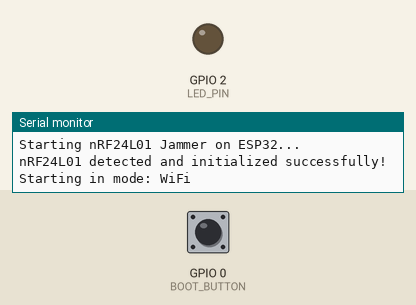
Bench run of a program on a simulated ESP32. Parts: output pins drawn as LEDs (lit = HIGH), the last lines printed to the serial monitor. Dashed ring = blinking. The inputs (shaded band) are chosen by the test bench; at power-on: GPIO 0 (BOOT_BUTTON) HIGH. No radio packets arrive unless stated.

Above: at 2.2 s.
2.3 s: GPIO 0 (BOOT_BUTTON) pulled LOW for 0.15 s
3.9 s: GPIO 0 (BOOT_BUTTON) pulled LOW for 1 s
At 5.0 s:
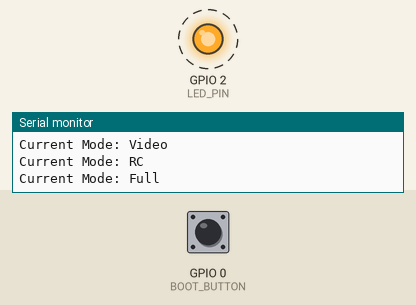
6.9 s: GPIO 0 (BOOT_BUTTON) driven LOW
At 7.9 s:
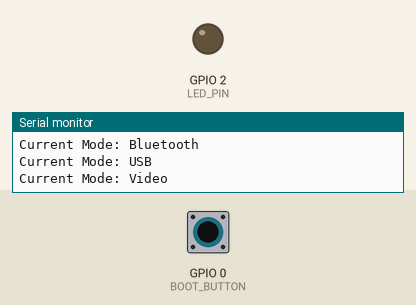
9.9 s: GPIO 0 (BOOT_BUTTON) driven HIGH
At 10.01 s:
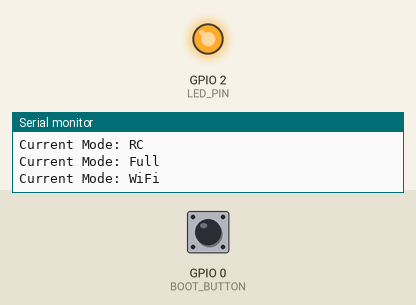
Timing chart, 0 to 12.4 s (numbered marks = the images above; inputs shaded):
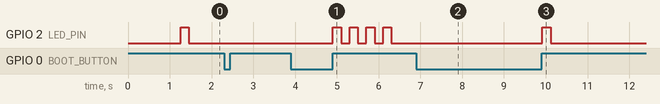

The program:

main.cpp
```cpp
#include <Arduino.h>
#include <SPI.h>
#include <RF24.h>
#include "blink.h"

// Pin definitions for SPI and NRF24
#define VSPI_MOSI 23
#define VSPI_MISO 19
#define VSPI_CLK 18
#define NRF24_SS_PIN 21
#define NRF24_CE_PIN 22

// Button pin and debounce delay
#define BOOT_BUTTON 0      // Button pin
#define DEBOUNCE_DELAY 200 // Debounce delay in milliseconds

// Variables for channel hopping
int ptr_hop = 0;
unsigned long lastButtonPress = 0;               // Last button press time for debounce
unsigned long lastChannelChange = 0;             // Last channel change time
const unsigned long CHANNEL_CHANGE_INTERVAL = 2; // Channel change interval in milliseconds

// Channel arrays for different modes
byte wifi_channels[] = {
    6, 7, 8, 9, 10, 11, 12, 13, 14, 15, 16, 17, 18,             // Channel 1
    22, 24, 26, 28,                                             // Mid band
    30, 31, 32, 33, 34, 35, 36, 37, 38, 39, 40, 41, 42, 43, 44, // Channel 6
    46, 48, 50, 52,                                             // Mid band
    55, 56, 57, 58, 59, 60, 61, 62, 63, 64, 65, 66, 67, 68,     // Channel 11
}; // WiFi Channels
byte ble_channels[] = {1, 2, 3, 25, 26, 27, 79, 80, 81}; // BLE Advertising Channels: 2, 26, and 80
byte bluetooth_channels[] = {
    2, 4, 6, 8, 10, 12, 14, 16, 18, 20, 22, 24, 26, 28, 30, 32, 34, 36, 38, 40,    // Even
    42, 44, 46, 48, 50, 52, 54, 56, 58, 60, 62, 64, 66, 68, 70, 72, 74, 76, 78, 80 // Even
}; // Bluetooth Channels
byte usb_channels[] = {40, 50, 60};   // USB Wireless Channels
byte video_channels[] = {70, 75, 80}; // Video Streaming Channels
byte rc_channels[] = {1, 3, 5, 7};    // RC Toys/Drones Channels
byte full_channels[] = {
    1, 2, 3, 4, 5, 6, 7, 8, 9, 10, 11, 12, 13, 14, 15, 16, 17, 18, 19, 20, 21,
    22, 23, 24, 25, 26, 27, 28, 29, 30, 31, 32, 33, 34, 35, 36, 37, 38, 39, 40, 41, 42,
    43, 44, 45, 46, 47, 48, 49, 50, 51, 52, 53, 54, 55, 56, 57, 58, 59, 60, 61, 62, 63,
    64, 65, 66, 67, 68, 69, 70, 71, 72, 73, 74, 75, 76, 77, 78, 79, 80, 81, 82, 83, 84,
    85, 86, 87, 88, 89, 90, 91, 92, 93, 94, 95, 96, 97, 98, 99, 100}; // All Channels

// Function declarations
void printMode();

RF24 NRFradio(NRF24_CE_PIN, NRF24_SS_PIN);
SPIClass NRFSPI;

void setup()
{
    Serial.begin(115200);
    delay(1000);
    Serial.println("Starting nRF24L01 Jammer on ESP32...");

    // Initialize button and LED pins
    pinMode(BOOT_BUTTON, INPUT_PULLUP);
    pinMode(LED_PIN, OUTPUT);
    digitalWrite(LED_PIN, LOW);

    // Initialize SPI for NRF24
    NRFSPI.begin(VSPI_CLK, VSPI_MISO, VSPI_MOSI);

    delay(50);

    // Initialize NRF24 module
    if (NRFradio.begin(&NRFSPI, NRF24_CE_PIN, NRF24_SS_PIN))
    {
        Serial.println("nRF24L01 detected and initialized successfully!");
    }
    else
    {
        Serial.println("Failed to detect nRF24L01! Check connections.");
        while (1)
            ;
    }

    // Configure NRF24 settings
    NRFradio.setPALevel(RF24_PA_MAX);
    NRFradio.startConstCarrier(RF24_PA_MAX, 45);
    NRFradio.setAddressWidth(3); // Optional
    NRFradio.setPayloadSize(2);  // Optional
    if (!NRFradio.setDataRate(RF24_2MBPS))
        Serial.println("Failed to set data rate");

    // Print starting mode
    Serial.print("Starting in mode: ");
    switch (nrfMode)
    {
    case 1:
        Serial.println("WiFi");
        break;
    case 2:
        Serial.println("BLE");
        break;
    case 3:
        Serial.println("Bluetooth");
        break;
    case 4:
        Serial.println("USB");
        break;
    case 5:
        Serial.println("Video");
        break;
    case 6:
        Serial.println("RC");
        break;
    case 7:
        Serial.println("Full");
        break;
    default:
        Serial.println("Unknown");
    }

    startBlinking(); // Start LED blinking
}

void loop()
{
    // Handle button press with debounce
    if (digitalRead(BOOT_BUTTON) == LOW && (millis() - lastButtonPress > DEBOUNCE_DELAY))
    {
        nrfMode = (nrfMode % 7) + 1; // Cycle through modes
        ptr_hop = 0;                 // Reset channel hop pointer
        printMode();                 // Print current mode
        startBlinking();             // Restart LED blinking
        lastButtonPress = millis();
    }

    // Channel hopping logic
    ptr_hop++;
    if (nrfMode == 1)
    {
        if (ptr_hop >= sizeof(wifi_channels))
            ptr_hop = 0;
        NRFradio.setChannel(wifi_channels[ptr_hop]);
    }
    else if (nrfMode == 2)
    {
        if (ptr_hop >= sizeof(ble_channels))
            ptr_hop = 0;
        NRFradio.setChannel(ble_channels[ptr_hop]);
    }
    else if (nrfMode == 3)
    {
        if (ptr_hop >= sizeof(bluetooth_channels))
            ptr_hop = 0;
        NRFradio.setChannel(bluetooth_channels[ptr_hop]);
    }
    else if (nrfMode == 4)
    {
        if (ptr_hop >= sizeof(usb_channels))
            ptr_hop = 0;
        NRFradio.setChannel(usb_channels[ptr_hop]);
    }
    else if (nrfMode == 5)
    {
        if (ptr_hop >= sizeof(video_channels))
            ptr_hop = 0;
        NRFradio.setChannel(video_channels[ptr_hop]);
    }
    else if (nrfMode == 6)
    {
        if (ptr_hop >= sizeof(rc_channels))
            ptr_hop = 0;
        NRFradio.setChannel(rc_channels[ptr_hop]);
    }
    else if (nrfMode == 7)
    {
        if (ptr_hop >= sizeof(full_channels))
            ptr_hop = 0;
        NRFradio.setChannel(full_channels[ptr_hop]);
    }

    updateLED(); // Update LED state
}

void printMode()
{
    // Print the current NRF mode
    Serial.print("Current Mode: ");
    switch (nrfMode)
    {
    case 1:
        Serial.println("WiFi");
        break;
    case 2:
        Serial.println("BLE");
        break;
    case 3:
        Serial.println("Bluetooth");
        break;
    case 4:
        Serial.println("USB");
        break;
    case 5:
        Serial.println("Video");
        break;
    case 6:
        Serial.println("RC");
        break;
    case 7:
        Serial.println("Full");
        break;
    default:
        Serial.println("Unknown");
    }
}
```

blink.h
```cpp
#ifndef LED_CONTROL_H
#define LED_CONTROL_H

#include <Arduino.h>

// LED pin and timing constants
#define LED_PIN 2           // Pin for the LED
#define BLINK_INTERVAL 200  // Blink interval in milliseconds
#define PAUSE_INTERVAL 3000 // Pause interval in milliseconds

// Variables for LED blinking pattern
extern unsigned long lastLEDEvent; // Time of the last LED event
extern bool ledBlinking;           // State of LED blinking
extern bool ledState;              // Current state of the LED (on/off)
extern bool inPause;               // Pause state for LED blinking
extern int blinkCount;             // Current number of blinks
extern int totalBlinks;            // Total number of blinks for the current mode
extern int nrfMode;                // NRF mode (used to determine blink pattern)

// Function declarations
void startBlinking();
void updateLED();

#endif
```

blink.cpp
```cpp
#include "blink.h"

// Variable definitions
unsigned long lastLEDEvent = 0; // Time of the last LED event (in milliseconds)
bool ledBlinking = false;       // Indicates if the LED is in blinking mode
bool ledState = false;          // Current state of the LED (true = on, false = off)
bool inPause = false;           // Indicates if the LED is in pause state
int blinkCount = 0;             // Current number of completed blinks
int totalBlinks = 0;            // Total number of blinks required for the current mode
int nrfMode = 1;                // NRF mode to determine the blink pattern

void startBlinking()
{
    // Initialize the blinking pattern based on the NRF mode
    ledBlinking = true;
    inPause = false;
    ledState = false;
    digitalWrite(LED_PIN, LOW); // Turn off the LED at the start
    lastLEDEvent = millis();    // Record the current time
    blinkCount = 0;             // Reset blink counter
    switch (nrfMode)
    {
    case 1:
        totalBlinks = 1;
        break; // WiFi mode: 1 blink
    case 3:
        totalBlinks = 2;
        break; // Bluetooth mode: 2 blinks
    case 6:
        totalBlinks = 3;
        break; // RC mode: 3 blinks
    case 7:
        totalBlinks = 4;
        break; // Full mode: 4 blinks
    default:
        ledBlinking = false;
        totalBlinks = 0;
        inPause = false;
        return; // Disable blinking for undefined modes
    }
}

void updateLED()
{
    if (!ledBlinking)
        return; // Exit if blinking is disabled

    unsigned long currentTime = millis(); // Get current time
    if (inPause)
    {
        // Check if pause interval has elapsed
        if (currentTime - lastLEDEvent >= PAUSE_INTERVAL)
        {
            startBlinking(); // Restart blinking after pause
        }
    }
    else
    {
        // Check if blink interval has elapsed
        if (currentTime - lastLEDEvent >= BLINK_INTERVAL)
        {
            if (ledState)
            {                               // If LED is on
                digitalWrite(LED_PIN, LOW); // Turn off the LED
                ledState = false;
                lastLEDEvent = currentTime; // Update last event time
                blinkCount++;               // Increment blink counter
                if (blinkCount >= totalBlinks)
                {                               // Check if all blinks are done
                    inPause = true;             // Enter pause state
                    lastLEDEvent = currentTime; // Update last event time
                }
            }
            else
            {
                if (blinkCount < totalBlinks)
                {                                // If more blinks are needed
                    digitalWrite(LED_PIN, HIGH); // Turn on the LED
                    ledState = true;
                    lastLEDEvent = currentTime; // Update last event time
                }
            }
        }
    }
}
```

Measured:
- after the input at 3.9 s, GPIO 2 (LED_PIN): alternates HIGH for 0.20 s and LOW for 0.20 s, 8 changes in all, then stays LOW, starting after 1.0 s
- after the input at 6.9 s, GPIO 2 (LED_PIN): stays LOW (without the input it goes to HIGH after 2.6 s)
- after the input at 9.9 s, GPIO 2 (LED_PIN): LOW → HIGH at once, → LOW 0.20 s later
